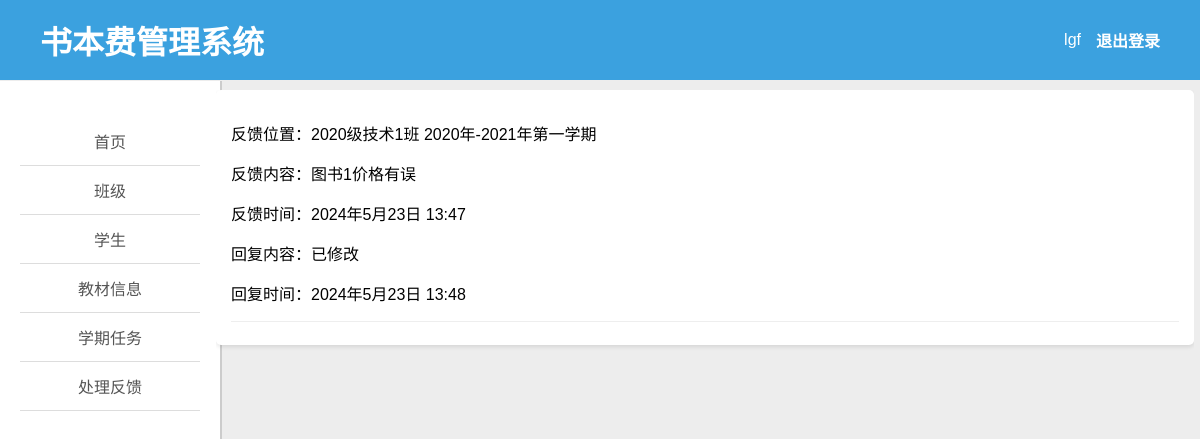
The page /manager/feedback/ (signed in) on the database its author committed.
### books/models.py (models this page shows, shortened)
class FeedBack(models.Model):
    tabel = models.ForeignKey(SemesterOrder, on_delete=models.CASCADE, verbose_name='学期')
    student = models.ForeignKey(Student, on_delete=models.CASCADE, verbose_name='学生')
    content = models.TextField(verbose_name='反馈内容',max_length=100)
    time = models.DateTimeField(auto_now_add=True, verbose_name='反馈时间')
    msg_account = models.ForeignKey(User, on_delete=models.CASCADE, verbose_name='回复账号', null=True, blank=True)
    msg = models.TextField(verbose_name='回复',max_length=100, null=True, blank=True)
    msg_time = models.DateTimeField(verbose_name='回复时间', null=True, blank=True)
    class Meta:
        verbose_name = '反馈'
        verbose_name_plural = '反馈'

class SemesterOrder(models.Model):
    name = models.CharField(max_length=100, verbose_name='学期名称')
    grade = models.ForeignKey(Grade, on_delete=models.CASCADE, verbose_name='所属班级')
    notice = models.TextField(verbose_name='备注', null=True, blank=True)
    def __str__(self):
        return f"{self.grade} {self.name}"
    class Meta:
        verbose_name = '学期订单'
        verbose_name_plural = '学期订单'

class Grade(models.Model):
    name = models.CharField(max_length=100, verbose_name='班级名称')
    major = models.ForeignKey(Major, on_delete=models.CASCADE, verbose_name='所属专业')
    notice = models.TextField(verbose_name='备注', null=True, blank=True)
    def __str__(self):
        return f"{self.name}"
    class Meta:
        verbose_name = '班级'
        verbose_name_plural = '班级'

### util/check_staff.py (the view)
    def wrapper(request, *args, **kwargs):
        if request.user.is_staff:
            return func(request, *args, **kwargs)
        else:
            return render(request, 'permissions_error.html')

### manager/plug.py (called while the page is built)
def getFeedbackList():
    feedbacks = FeedBack.objects.all().order_by('msg', 'time')
    return feedbacks

def managerRender(request, template_name, context=None):
    if context is None:
        context = {}
    context['user'] = request.user
    return render(request, template_name, context)

### manager/views.py (called while the page is built)
@login_required(login_url='/login')
@check_staff
def feedback(request):
    feedbacks = getFeedbackList()
    return managerRender(request, 'feedback.html', {"feedbacks": feedbacks})

### util/check_staff.py (called while the page is built)
def check_staff(func):
    def wrapper(request, *args, **kwargs):
        if request.user.is_staff:
            return func(request, *args, **kwargs)
        else:
            return render(request, 'permissions_error.html')
    return wrapper

### templates/manager/feedback.html (shortened to what this page needs)
{% extends 'manager_left.html' %}
{% block right %}
{% for feedback in feedbacks %}
<div class="feedback">
    <p>反馈位置：{{ feedback.tabel }}</p>
    <p>反馈内容：{{ feedback.content }}</p>
    <p>反馈时间：{{ feedback.time }}</p>
    <p>回复内容：{{ feedback.msg|default:'暂无回复' }}</p>
    <p>回复时间：{{ feedback.msg_time|default:'暂无回复时间' }}</p>
    <hr>
</div>
{% endfor %}
{% endblock %}

### templates/base.html (shortened to what this page needs)
<!DOCTYPE html>
<html lang="zh">
<head>
</head>
<body>
<header style="display: flex; justify-content: space-between; align-items: center; height: 50px;">
    <h1 style="font-family: '黑体'; font-weight: bold; margin-left: 40px;">书本费管理系统</h1>
    <div style="display: flex; align-items: center;">
        <p style="margin-right: 15px;">{{ user.username }}</p>
        <a href="/logout"
           style="color: #fff; font-family: '黑体';
           font-weight: bold;margin-right:40px; text-decoration: none;">退出登录</a>
    </div>
</header>
<div class="content">
    {% block content %}
    {% endblock %}
</div>
</body>
</html>

### templates/manager/feedback.html (style rules this page uses)
.feedback { background-color: #ffffff; padding: 15px; margin-bottom: 10px; border-radius: 5px; box-shadow: 0 2px 4px rgba(0,0,0,0.1); }
.feedback hr { margin-top: 10px; border: none; height: 1px; background-color: #eee; }
a { color: #007bff; text-decoration: none; }

### rows shown on the page
FeedBack: tabel "2020级技术1班 2020年-2021年第一学期", content "图书1价格有误", time "2024年5月23日 13:47", msg "已修改", msg_time "2024年5月23日 13:48"

### other values the page prints
{{ user.username }} "lgf"
